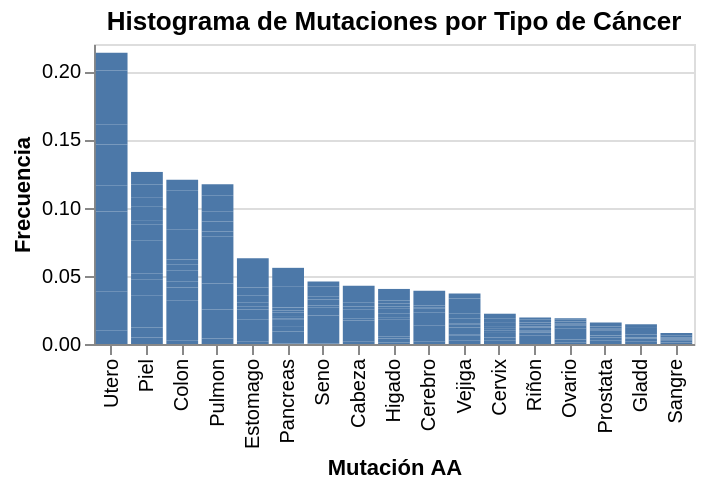

Notebook code for this chart:
### Code cell
# Crear el histograma
alt.Chart(mutation_frequencies_cancer_type).mark_bar(
).encode(
    x=alt.X('tipo_cancer', title='Mutación AA', sort='-y'),
    y=alt.Y('mutation_frequency:Q', title='Frecuencia'),
    color=alt.Color(scale=alt.Scale(scheme='category20')),
    tooltip=['mutation_frequency', 'mutation_count', 'tipo_cancer']
).properties(
    title='Histograma de Mutaciones por Tipo de Cáncer',
    width=300,
    height=150
)

### Figure 1 — Vega-Lite specification as saved in the notebook (floating-point values rounded to 4 significant figures; data arrays with more than 128 entries replaced by an {"elided": "..."} marker saying what was removed)
{"config": {"view": {"continuousWidth": 300, "continuousHeight": 300}}, "data": {"name": "data-36e61aefd6c066814004bc8b70716e55"}, "mark": {"type": "bar"}, "encoding": {"color": {"scale": {"scheme": "category20"}}, "tooltip": [{"field": "mutation_frequency", "type": "quantitative"}, {"field": "mutation_count", "type": "quantitative"}, {"field": "tipo_cancer", "type": "nominal"}], "x": {"field": "tipo_cancer", "sort": "-y", "title": "Mutación AA", "type": "nominal"}, "y": {"field": "mutation_frequency", "title": "Frecuencia", "type": "quantitative"}}, "height": 150, "title": "Histograma de Mutaciones por Tipo de Cáncer", "width": 300, "$schema": "https://vega.github.io/schema/vega-lite/v5.16.3.json", "datasets": {"data-36e61aefd6c066814004bc8b70716e55": {"elided": "186 records"}}}
